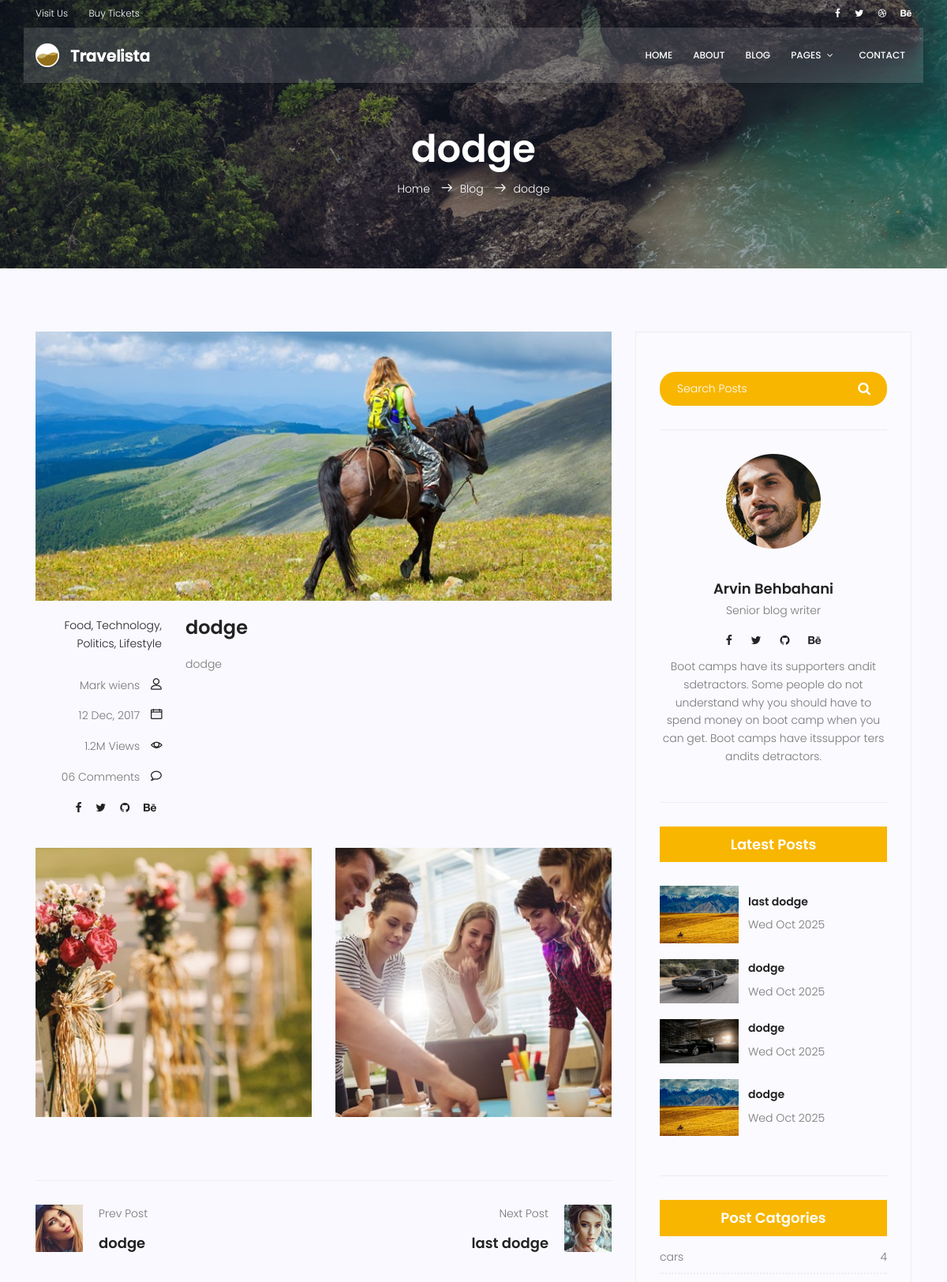
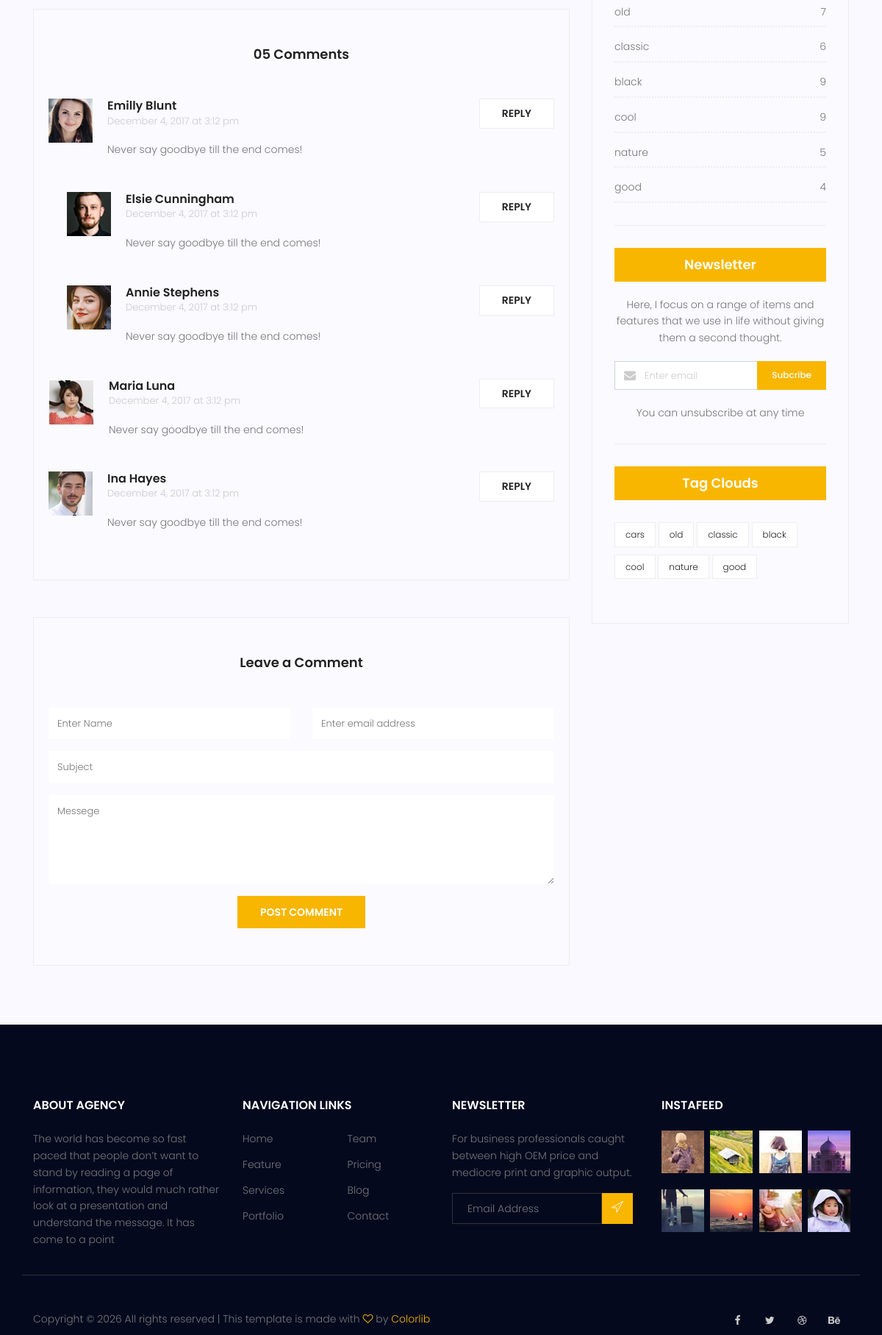
The page /blog/post-dodge-20 (upper part) on the database its author committed (2 pictures, top to bottom).
### blog/models.py (models this page shows, shortened)
class Post(models.Model):
    image = models.ImageField(upload_to="blog/", default="blog/default.jpg")
    author = models.ForeignKey(User, on_delete=models.SET_NULL, null=True)
    category = models.ManyToManyField(Category)
    title = models.CharField(max_length=255)
    content = models.TextField()
    status = models.BooleanField(default=False)
    counted_views = models.IntegerField(default=0)
    published_date = models.DateTimeField(null=True)
    created_time = models.DateTimeField(auto_now_add=True)
    updated_time = models.DateTimeField(auto_now=True)
    slug = models.SlugField(null=True)
    class Meta:
        ordering = ["-created_time"]

class Category(models.Model):
    category_type = models.CharField(max_length=100)

### blog/views.py (the view)
# urls.py: path("post-<slug:slug>-<int:post_id>", single_view, name="single"),
def single_view(request, slug, post_id):
    post = get_object_or_404(Post, pk=post_id, status=1)
    prev_p, next_p = get_prev_next(post_id)
    Post.objects.filter(id=post_id, slug=slug).update(
        counted_views=F("counted_views") + 1)
    paragraph = post.content.split("\n")
    context = {"post": post, "paragraph": paragraph,
               "next": next_p, "prev": prev_p}
    return render(request, "travelista/blog/blog-single.html", context)

### blog/templatetags/blog_tags.py (called while the page is built)
@register.inclusion_tag("travelista/blog/latest_posts.html")
def latest_posts(arg=3):
    posts = Post.objects.filter(status=1).order_by("-created_time")[:arg]
    return {"posts": posts}

@register.inclusion_tag("travelista/blog/post_categories.html")
def get_categories():
    categories_dict = {}
    posts = Post.objects.filter(status=1)
    categories = Category.objects.all()
    for category in categories:
        categories_dict[category.category_type] = posts.filter(
            category=category).count()
    return {"categories": categories_dict}

### blog/views.py (called while the page is built)
def get_prev_next(post_id: int):
    prev_post = None
    next_post = None
    max_id = Post.objects.aggregate(Max("id"))["id__max"]
    for prev in range(post_id-1, 0, -1):
        if Post.objects.filter(id=prev, status=1).exists():
            prev_post = get_object_or_404(Post, pk=prev, status=1)
            break
    for the_next in range(post_id+1, max_id+1):
        if Post.objects.filter(id=the_next, status=1).exists():
            next_post = get_object_or_404(Post, pk=the_next, status=1)
            break
    return prev_post, next_post

### templates/travelista/blog/blog-single.html (shortened to what this page needs)
{% extends "base.html" %}
{% load static %}
{% load blog_tags %}
{% block container %}
<section class="relative about-banner">
	<div class="overlay overlay-bg"></div>
	<div class="container">
		<div class="row d-flex align-items-center justify-content-center">
			<div class="about-content col-lg-12">
				<h1 class="text-white">
					{{post.title}}
				</h1>
				<p class="text-white link-nav"><a href="{% url 'home:index' %}">Home </a> <span
						class="lnr lnr-arrow-right"></span><a href="{%  url 'blog:home' %}">Blog <span
							class="lnr lnr-arrow-right"></span>{{post.title}}</p>
			</div>
		</div>
	</div>
</section>
<section class="post-content-area single-post-area">
	<div class="container">
		<div class="row">
			<div class="col-lg-8 posts-list">
				<div class="single-post row">
					<div class="col-lg-12">
						<div class="feature-img">
							<img class="img-fluid" src="{% static 'img/blog/feature-img1.jpg' %}" alt="">
						</div>
					</div>
					<div class="col-lg-3  col-md-3 meta-details">
						<ul class="tags">
							<li><a href="#">Food,</a></li>
							<li><a href="#">Technology,</a></li>
							<li><a href="#">Politics,</a></li>
							<li><a href="#">Lifestyle</a></li>
						</ul>
						<div class="user-details row">
							<p class="user-name col-lg-12 col-md-12 col-6"><a href="#">Mark wiens</a> <span
									class="lnr lnr-user"></span></p>
							<p class="date col-lg-12 col-md-12 col-6"><a href="#">12 Dec, 2017</a> <span
									class="lnr lnr-calendar-full"></span></p>
							<p class="view col-lg-12 col-md-12 col-6"><a href="#">1.2M Views</a> <span
									class="lnr lnr-eye"></span></p>
							<p class="comments col-lg-12 col-md-12 col-6"><a href="#">06 Comments</a> <span
									class="lnr lnr-bubble"></span></p>
							<ul class="social-links col-lg-12 col-md-12 col-6">
								<li><a href="#"><i class="fa fa-facebook"></i></a></li>
								<li><a href="#"><i class="fa fa-twitter"></i></a></li>
								<li><a href="#"><i class="fa fa-github"></i></a></li>
								<li><a href="#"><i class="fa fa-behance"></i></a></li>
							</ul>
						</div>
					</div>
					<div class="col-lg-9 col-md-9">
						<h3 class="mt-20 mb-20">{{post.title}}</h3>
						{% for par in paragraph %}
						<p>{{par}}</p>
						{% endfor %}
					</div>
					<div class="col-lg-12">
						<div class="row mt-30 mb-30">
							<div class="col-6">
								<img class="img-fluid" src="{% static 'img/blog/post-img1.jpg' %}" alt="">
							</div>
							<div class="col-6">
								<img class="img-fluid" src="{% static 'img/blog/post-img2.jpg' %}" alt="">
							</div>
						</div>
					</div>
				</div>
				<div class="navigation-area">
					<div class="row">
						{% if prev %}
						<div
							class="col-lg-6 col-md-6 col-12 nav-left flex-row d-flex justify-content-start align-items-center">
							<div class="thumb">
								<a href="{% url 'blog:single' slug=prev.slug post_id=prev.id %}"><img class="img-fluid"
										src="{% static 'img/blog/prev.jpg' %}" alt=""></a>
							</div>
							<div class="arrow">
								<a href="{% url 'blog:single' slug=prev.slug post_id=prev.id %}"></a>
							</div>
							<div class="detials">
								<p>Prev Post</p>
								<a href="{% url 'blog:single' slug=prev.slug post_id=prev.id %}">
									<h4>{{prev.title}}</h4>
								</a>
							</div>
						</div>
						{% endif %}
						{% if next %}
						<div
							class="col-lg-6 col-md-6 col-12 nav-right flex-row d-flex justify-content-end align-items-center">
							<div class="detials">
								<p>Next Post</p>
								<a href="{% url 'blog:single' slug=next.slug post_id=next.id %}">
									<h4>{{next.title}}</h4>
								</a>
							</div>
							<div class="arrow">
								<a href=""></a>
							</div>
							<div class="thumb">
								<a href="{% url 'blog:single' slug=next.slug post_id=next.id %}"><img class="img-fluid"
										src="{% static 'img/blog/next.jpg' %}" alt=""></a>
							</div>
						</div>
						{% endif %}
					</div>
				</div>
				<div class="comments-area">
					<h4>05 Comments</h4>
					<div class="comment-list">
						<div class="single-comment justify-content-between d-flex">
							<div class="user justify-content-between d-flex">
								<div class="thumb">
									<img src="{% static 'img/blog/c1.jpg' %}" alt="">
								</div>
								<div class="desc">
									<h5><a href="#">Emilly Blunt</a></h5>
									<p class="date">December 4, 2017 at 3:12 pm </p>
									<p class="comment">
										Never say goodbye till the end comes!
									</p>
								</div>
							</div>
							<div class="reply-btn">
								<a href="" class="btn-reply text-uppercase">reply</a>
							</div>
						</div>
					</div>
					<div class="comment-list left-padding">
						<div class="single-comment justify-content-between d-flex">
							<div class="user justify-content-between d-flex">
								<div class="thumb">
									<img src="{% static 'img/blog/c2.jpg' %}" alt="">
								</div>
								<div class="desc">
									<h5><a href="#">Elsie Cunningham</a></h5>
									<p class="date">December 4, 2017 at 3:12 pm </p>
									<p class="comment">
										Never say goodbye till the end comes!
									</p>
								</div>
							</div>
							<div class="reply-btn">
								<a href="" class="btn-reply text-uppercase">reply</a>
							</div>
						</div>
					</div>
					<div class="comment-list left-padding">
						<div class="single-comment justify-content-between d-flex">
							<div class="user justify-content-between d-flex">
								<div class="thumb">
									<img src="{% static 'img/blog/c3.jpg' %}" alt="">
								</div>
								<div class="desc">
									<h5><a href="#">Annie Stephens</a></h5>
									<p class="date">December 4, 2017 at 3:12 pm </p>
									<p class="comment">
										Never say goodbye till the end comes!
									</p>
								</div>
							</div>
							<div class="reply-btn">
								<a href="" class="btn-reply text-uppercase">reply</a>
							</div>
						</div>
					</div>
					<div class="comment-list">
						<div class="single-comment justify-content-between d-flex">
							<div class="user justify-content-between d-flex">
								<div class="thumb">
									<img src="{% static 'img/blog/c4.jpg' %}" alt="">
								</div>
								<div class="desc">
									<h5><a href="#">Maria Luna</a></h5>
									<p class="date">December 4, 2017 at 3:12 pm </p>
									<p class="comment">
										Never say goodbye till the end comes!
									</p>
								</div>
							</div>
							<div class="reply-btn">
								<a href="" class="btn-reply text-uppercase">reply</a>
							</div>
						</div>
					</div>
					<div class="comment-list">
						<div class="single-comment justify-content-between d-flex">
							<div class="user justify-content-between d-flex">
								<div class="thumb">
									<img src="{% static 'img/blog/c5.jpg' %}" alt="">
								</div>
								<div class="desc">
									<h5><a href="#">Ina Hayes</a></h5>
									<p class="date">December 4, 2017 at 3:12 pm </p>
									<p class="comment">
										Never say goodbye till the end comes!
									</p>
								</div>
							</div>
							<div class="reply-btn">
								<a href="" class="btn-reply text-uppercase">reply</a>
							</div>
						</div>
					</div>
				</div>
				<div class="comment-form">
					<h4>Leave a Comment</h4>
					<form>
						<div class="form-group form-inline">
							<div class="form-group col-lg-6 col-md-12 name">
								<input type="text" class="form-control" id="name" placeholder="Enter Name"
									onfocus="this.placeholder = ''" onblur="this.placeholder = 'Enter Name'">
							</div>
							<div class="form-group col-lg-6 col-md-12 email">
								<input type="email" class="form-control" id="email" placeholder="Enter email address"
									onfocus="this.placeholder = ''" onblur="this.placeholder = 'Enter email address'">
							</div>
						</div>
						<div class="form-group">
							<input type="text" class="form-control" id="subject" placeholder="Subject"
								onfocus="this.placeholder = ''" onblur="this.placeholder = 'Subject'">
						</div>
						<div class="form-group">
							<textarea class="form-control mb-10" rows="5" name="message" placeholder="Messege"
								onfocus="this.placeholder = ''" onblur="this.placeholder = 'Messege'"
								required=""></textarea>
						</div>
						<a href="#" class="primary-btn text-uppercase">Post Comment</a>
					</form>
				</div>
			</div>
			<div class="col-lg-4 sidebar-widgets">
				<div class="widget-wrap">
					<div class="single-sidebar-widget search-widget">
						<form class="search-form" action="#">
							<input placeholder="Search Posts" name="search" type="text" onfocus="this.placeholder = ''"
								onblur="this.placeholder = 'Search Posts'">
							<button type="submit"><i class="fa fa-search"></i></button>
						</form>
					</div>
					{% include 'travelista/blog/writer_info.html' %}
					{% latest_posts arg=4 %}
					{% get_categories %}
				</div>
			</div>
		</div>
	</div>
</section>
{% endblock %}

### templates/travelista/blog/latest_posts.html
{% load static %}
<div class="single-sidebar-widget popular-post-widget">
    <h4 class="popular-title">Latest Posts</h4>
    <div class="popular-post-list">
        {% for post in posts %}
        <div class="single-post-list d-flex flex-row align-items-center">
            <div class="thumb">
                <img class="img-fluid" src="{{post.image.url}}" alt="">
            </div>
            <div class="details">
                <a href="{% url 'blog:single' slug=post.slug post_id=post.id %}">
                    <h6>{{post.title}}</h6>
                </a>
                <p>{{post.published_date|date:"D M Y"}}</p>
            </div>
        </div>
        {% endfor %}
    </div>
</div>

### templates/travelista/blog/post_categories.html
<div class="single-sidebar-widget post-category-widget">
    <h4 class="category-title">Post Catgories</h4>
    <ul class="cat-list">
        {% for category_type,count in categories.items %}
        <li>
            <a href="{% url 'blog:categories' category_type %}" class="d-flex justify-content-between">
                <p>{{category_type}}</p>
                <p>{{count}}</p>
            </a>
        </li>
        {% endfor %}
    </ul>
</div>
<div class="single-sidebar-widget newsletter-widget">
    <h4 class="newsletter-title">Newsletter</h4>
    <p>
        Here, I focus on a range of items and features that we use in life without
        giving them a second thought.
    </p>
    <div class="form-group d-flex flex-row">
        <div class="col-autos">
            <div class="input-group">
                <div class="input-group-prepend">
                    <div class="input-group-text"><i class="fa fa-envelope" aria-hidden="true"></i>
                    </div>
                </div>
                <input type="text" class="form-control" id="inlineFormInputGroup" placeholder="Enter email"
                    onfocus="this.placeholder = ''" onblur="this.placeholder = 'Enter email'">
            </div>
        </div>
        <a href="#" class="bbtns">Subcribe</a>
    </div>
    <p class="text-bottom">
        You can unsubscribe at any time
    </p>
</div>
<div class="single-sidebar-widget tag-cloud-widget">
    <h4 class="tagcloud-title">Tag Clouds</h4>
    <ul>
        {% for category in categories %}
        <li><a href="{% url 'blog:categories' category %}">{{category}}</a></li>
        {% endfor %}
    </ul>
</div>

### rows shown on the page
Post: title "dodge", paragraph "dodge", image (picture), published_date "Wed Oct 2025"
Post: title "dodge", image (picture), published_date "Wed Oct 2025"
Post: title "last dodge", image (placeholder picture), published_date "Wed Oct 2025"
Post: image (placeholder picture), title "dodge", published_date "Wed Oct 2025"
Category: categories "cars", categories "cars"
Category: categories "old", categories "old"
Category: categories "classic", categories "classic"
Category: categories "black", categories "black"
Category: categories "cool", categories "cool"
Category: categories "nature", categories "nature"
Category: categories "good", categories "good"

### other values the page prints
{{ count }} "4" "7" "6" "9" "9" "5" "4"
